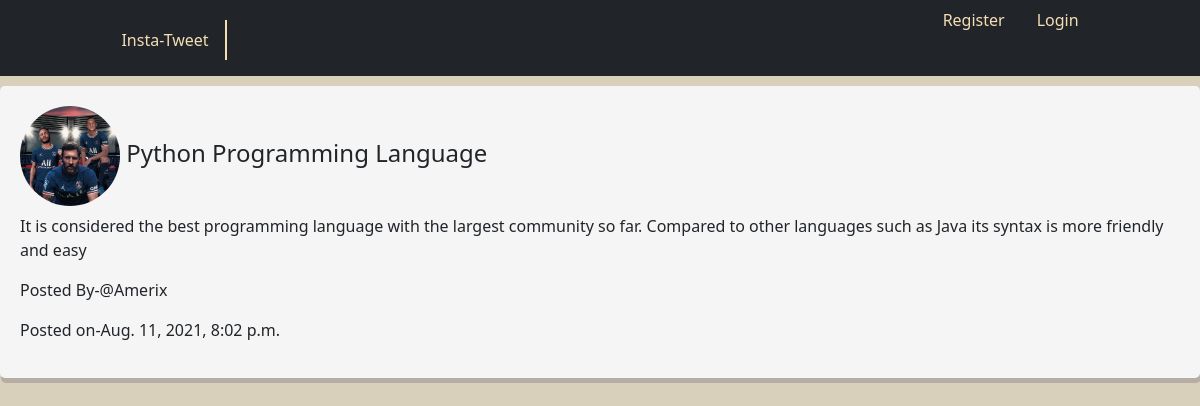
/blog/8, run on the app's committed database.
### post/models.py (models this page shows, shortened)
class Post(models.Model):
    caption = models.CharField(max_length=100)
    body = models.TextField()
    name = models.ForeignKey(User, on_delete=models.CASCADE)
    date = models.DateTimeField(default=timezone.now)

### user/models.py (models this page shows, shortened)
class Profile(models.Model):
    user = models.OneToOneField(User, on_delete=models.CASCADE)
    image = models.ImageField(default='default.jpg', upload_to='profile_pic')

### post/views.py (the view)
# urls.py: path('blog/<str:pk>', views.blog, name='blog'),
def blog(request,pk):
    inf = {
        "blogs":Post.objects.get(id=pk)
         }
    return render(request,'post/post.html', inf)

### post/templates/post/post.html (shortened to what this page needs)
<!DOCTYPE html>
<html lang="en">
<head>
   <link href="https://cdn.jsdelivr.net/npm/bootstrap@5.1.1/dist/css/bootstrap.min.css" rel="stylesheet">
</head>
{% extends 'post/base.html' %}
{% block content%}
        <div style="background-color: whitesmoke;
                    padding: 20px;
                    margin: 10px 0% 0px 0%;
                    border-radius: 5px;
                    width: 100%;
                    box-shadow: 1px 5px rgba(151, 144, 144, 0.52);"
                     >
         <h4><img  style="object-fit: cover;" class="rounded-circle account-img"
            src="{{ blogs.name.profile.image.url }}" width="100px" height="100px"> {{blogs.caption}}</h4>
            <p>{{blogs.body}}</p>
            <p>Posted By-{{blogs.name}}</p>
            <p>Posted on-{{blogs.date}}</p>
         </div>
{% endblock %}

### post/templates/post/base.html (shortened to what this page needs)
<!DOCTYPE html>
<html lang="en">
<head>
    <link href="https://cdn.jsdelivr.net/npm/bootstrap@5.0.2/dist/css/bootstrap.min.css" rel="stylesheet">
</head>
<body>
   <div class="navBar">
    <ul class="nav justify-content-center bg-dark ">
        <li>
              <p  style="margin-right: 700px; margin-top: 20px; color: wheat; border-right:2px wheat solid;" class="nav-link active" >Insta-Tweet</p>
        </li>
           {% if user.is_authenticated %}
           <li class="nav-item">
            <a style="color: wheat;" class="nav-link active" aria-current="page" href="{% url 'app-home'%}">Posts</a>
      </li>
      <li class="nav-item">
            <a style="color: wheat;"  class="nav-link" href="#">Trends</a>
      </li>
           <li class="nav-item">
            <a style="color: wheat;"  class="nav-link" href="{% url 'profile'%}">{{user.username}}</a>
          </li>
          <li class="nav-item">
            <a style="color: wheat;"  class="nav-link" href="{% url 'logout'%}" tabindex="-1" aria-disabled="true">Logout</a>
          </li>
            {% else %}
            <li class="nav-item">
              <a style="color: wheat;"  class="nav-link" href="{% url 'register'%}">Register</a>
            </li>
            <li class="nav-item">
              <a style="color: wheat;"  class="nav-link" href="{% url 'login'%}" tabindex="-1" aria-disabled="true">Login</a>
            </li>
           {% endif %}
      </ul>
   </div>
      {% block content %}{% endblock%}
</body>
</html>

### post/templates/post/base.html (style rules this page uses)
body { background-color: rgb(216, 208, 186); }

### data on the page
Post: name.profile.image (picture), caption "Python Programming Language", body "It is considered the best programming language with the largest community so far. Compared to other languages such as Java its syntax is more friendly and easy", name "@Amerix", date "Aug. 11, 2021, 8:02 p.m."
